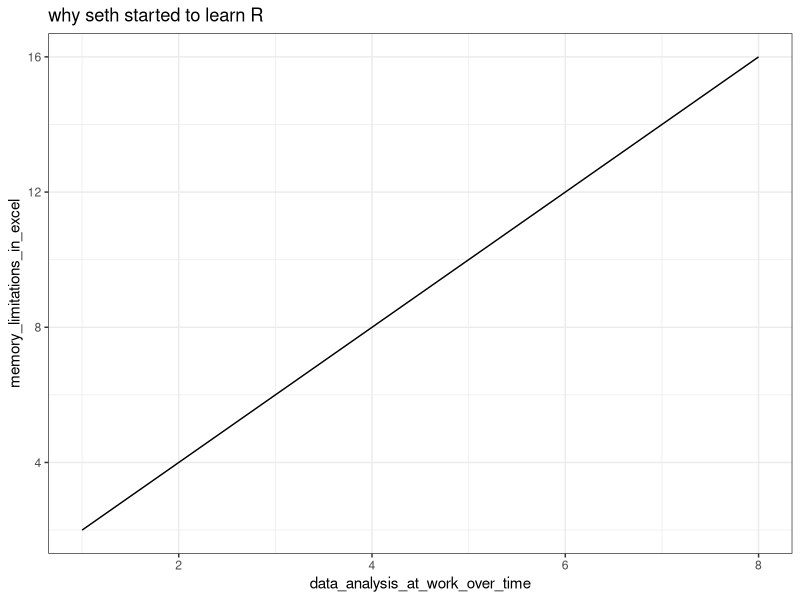

Write R code to recreate this figure.
## ---- chunk 1
knitr::opts_chunk$set(collapse = TRUE)
## ---- chunk 2
library(ggplot2)

data_analysis_at_work_over_time <- c(1:8)
memory_limitations_in_excel <- c(seq(2, 16, by = 2))
seths_strife <- as.data.frame(cbind(data_analysis_at_work_over_time, memory_limitations_in_excel))

ggplot(seths_strife, aes(data_analysis_at_work_over_time, memory_limitations_in_excel)) +
  geom_line() +
  theme_bw() +
  ggtitle("why seth started to learn R")
